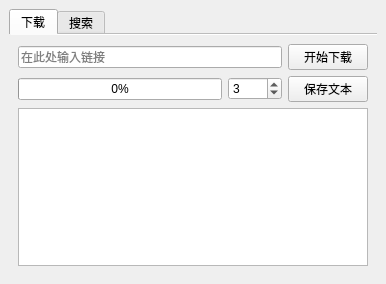
<?xml version="1.0" encoding="UTF-8"?>
<ui version="4.0">
 <class>MainWindow</class>
 <widget class="QMainWindow" name="MainWindow">
  <property name="enabled">
   <bool>true</bool>
  </property>
  <property name="geometry">
   <rect>
    <x>0</x>
    <y>0</y>
    <width>386</width>
    <height>284</height>
   </rect>
  </property>
  <property name="windowTitle">
   <string>MainWindow</string>
  </property>
  <property name="whatsThis">
   <string>&lt;html&gt;&lt;head/&gt;&lt;body&gt;&lt;p&gt;从&lt;a href=&quot;http://www.biqugse.com/&quot;&gt;&lt;span style=&quot; text-decoration: underline; color:#0000ff;&quot;&gt;笔趣阁&lt;/span&gt;&lt;/a&gt;下载小说&lt;/p&gt;&lt;/body&gt;&lt;/html&gt;</string>
  </property>
  <widget class="QWidget" name="centralwidget">
   <layout class="QGridLayout" name="gridLayout_2">
    <item row="0" column="0">
     <widget class="QTabWidget" name="tabWidget">
      <property name="currentIndex">
       <number>0</number>
      </property>
      <property name="documentMode">
       <bool>true</bool>
      </property>
      <property name="tabsClosable">
       <bool>false</bool>
      </property>
      <property name="movable">
       <bool>false</bool>
      </property>
      <property name="tabBarAutoHide">
       <bool>false</bool>
      </property>
      <widget class="QWidget" name="tab">
       <attribute name="title">
        <string>下载</string>
       </attribute>
       <layout class="QGridLayout" name="gridLayout">
        <item row="0" column="0">
         <layout class="QVBoxLayout" name="verticalLayout_2">
          <item>
           <layout class="QVBoxLayout" name="verticalLayout">
            <item>
             <layout class="QHBoxLayout" name="horizontalLayout_2">
              <item>
               <widget class="QLineEdit" name="EntryNum">
                <property name="toolTip">
                 <string>此处输入链接</string>
                </property>
                <property name="statusTip">
                 <string/>
                </property>
                <property name="whatsThis">
                 <string>&lt;html&gt;&lt;head/&gt;&lt;body&gt;&lt;p&gt;输入完整链接&lt;/p&gt;&lt;/body&gt;&lt;/html&gt;</string>
                </property>
                <property name="accessibleName">
                 <string/>
                </property>
                <property name="text">
                 <string/>
                </property>
                <property name="placeholderText">
                 <string>在此处输入链接</string>
                </property>
               </widget>
              </item>
              <item>
               <widget class="QPushButton" name="Run">
                <property name="toolTip">
                 <string>“开始下载”按钮</string>
                </property>
                <property name="text">
                 <string>开始下载</string>
                </property>
               </widget>
              </item>
             </layout>
            </item>
            <item>
             <layout class="QHBoxLayout" name="horizontalLayout_3">
              <item>
               <widget class="QProgressBar" name="PBar">
                <property name="toolTip">
                 <string>进度条</string>
                </property>
                <property name="whatsThis">
                 <string>&lt;html&gt;&lt;head/&gt;&lt;body&gt;&lt;p&gt;完成百分比&lt;/p&gt;&lt;p&gt;&lt;br/&gt;&lt;/p&gt;&lt;/body&gt;&lt;/html&gt;</string>
                </property>
                <property name="maximum">
                 <number>100</number>
                </property>
                <property name="value">
                 <number>0</number>
                </property>
                <property name="alignment">
                 <set>Qt::AlignLeading|Qt::AlignLeft|Qt::AlignVCenter</set>
                </property>
                <property name="orientation">
                 <enum>Qt::Horizontal</enum>
                </property>
                <property name="textDirection">
                 <enum>QProgressBar::TopToBottom</enum>
                </property>
               </widget>
              </item>
              <item>
               <widget class="QSpinBox" name="tryTimes">
                <property name="maximum">
                 <number>1024</number>
                </property>
                <property name="value">
                 <number>3</number>
                </property>
               </widget>
              </item>
              <item>
               <widget class="QPushButton" name="Saver">
                <property name="toolTip">
                 <string>“保存为txt”按钮</string>
                </property>
                <property name="text">
                 <string>保存文本</string>
                </property>
               </widget>
              </item>
             </layout>
            </item>
           </layout>
          </item>
          <item>
           <widget class="QTextBrowser" name="Info">
            <property name="toolTip">
             <string>预览框</string>
            </property>
            <property name="whatsThis">
             <string>&lt;html&gt;&lt;head/&gt;&lt;body&gt;&lt;p&gt;信息输出&lt;/p&gt;&lt;/body&gt;&lt;/html&gt;</string>
            </property>
            <property name="html">
             <string>&lt;!DOCTYPE HTML PUBLIC &quot;-//W3C//DTD HTML 4.0//EN&quot; &quot;http://www.w3.org/TR/REC-html40/strict.dtd&quot;&gt;
&lt;html&gt;&lt;head&gt;&lt;meta name=&quot;qrichtext&quot; content=&quot;1&quot; /&gt;&lt;meta charset=&quot;utf-8&quot; /&gt;&lt;style type=&quot;text/css&quot;&gt;
p, li { white-space: pre-wrap; }
hr { height: 1px; border-width: 0; }
li.unchecked::marker { content: &quot;\2610&quot;; }
li.checked::marker { content: &quot;\2612&quot;; }
&lt;/style&gt;&lt;/head&gt;&lt;body style=&quot; font-family:'Microsoft YaHei UI'; font-size:9pt; font-weight:400; font-style:normal;&quot;&gt;
&lt;p style=&quot;-qt-paragraph-type:empty; margin-top:12px; margin-bottom:12px; margin-left:0px; margin-right:0px; -qt-block-indent:0; text-indent:0px;&quot;&gt;&lt;br /&gt;&lt;/p&gt;&lt;/body&gt;&lt;/html&gt;</string>
            </property>
           </widget>
          </item>
         </layout>
        </item>
       </layout>
      </widget>
      <widget class="QWidget" name="tab_2">
       <attribute name="title">
        <string>搜索</string>
       </attribute>
       <layout class="QGridLayout" name="gridLayout_4">
        <item row="0" column="0">
         <layout class="QHBoxLayout" name="horizontalLayout">
          <item>
           <widget class="QLineEdit" name="enterBookName">
            <property name="toolTip">
             <string>此处输入书名</string>
            </property>
            <property name="text">
             <string/>
            </property>
            <property name="placeholderText">
             <string>在此处输入书名</string>
            </property>
           </widget>
          </item>
          <item>
           <widget class="QPushButton" name="search">
            <property name="toolTip">
             <string>搜索按钮</string>
            </property>
            <property name="text">
             <string>搜索</string>
            </property>
           </widget>
          </item>
         </layout>
        </item>
        <item row="1" column="0">
         <widget class="QTreeWidget" name="showLinks">
          <property name="toolTip">
           <string>直接点击即可选择</string>
          </property>
          <column>
           <property name="text">
            <string>书名</string>
           </property>
          </column>
          <column>
           <property name="text">
            <string>链接</string>
           </property>
          </column>
         </widget>
        </item>
       </layout>
      </widget>
     </widget>
    </item>
   </layout>
  </widget>
 </widget>
 <tabstops>
  <tabstop>EntryNum</tabstop>
  <tabstop>Run</tabstop>
  <tabstop>Saver</tabstop>
  <tabstop>Info</tabstop>
  <tabstop>tabWidget</tabstop>
  <tabstop>enterBookName</tabstop>
  <tabstop>search</tabstop>
  <tabstop>showLinks</tabstop>
 </tabstops>
 <resources/>
 <connections/>
</ui>
